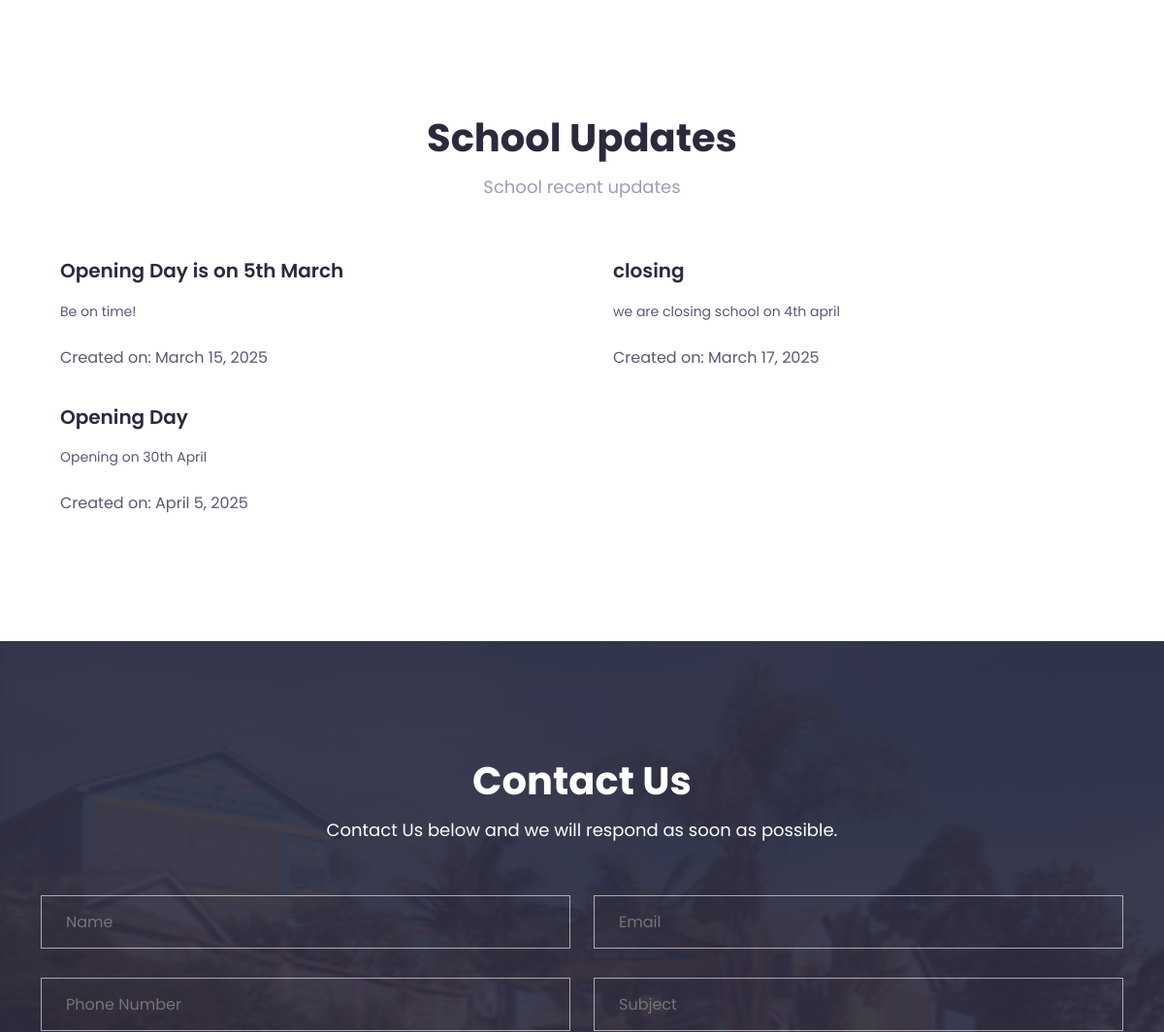
The app's page / (middle part), older data.
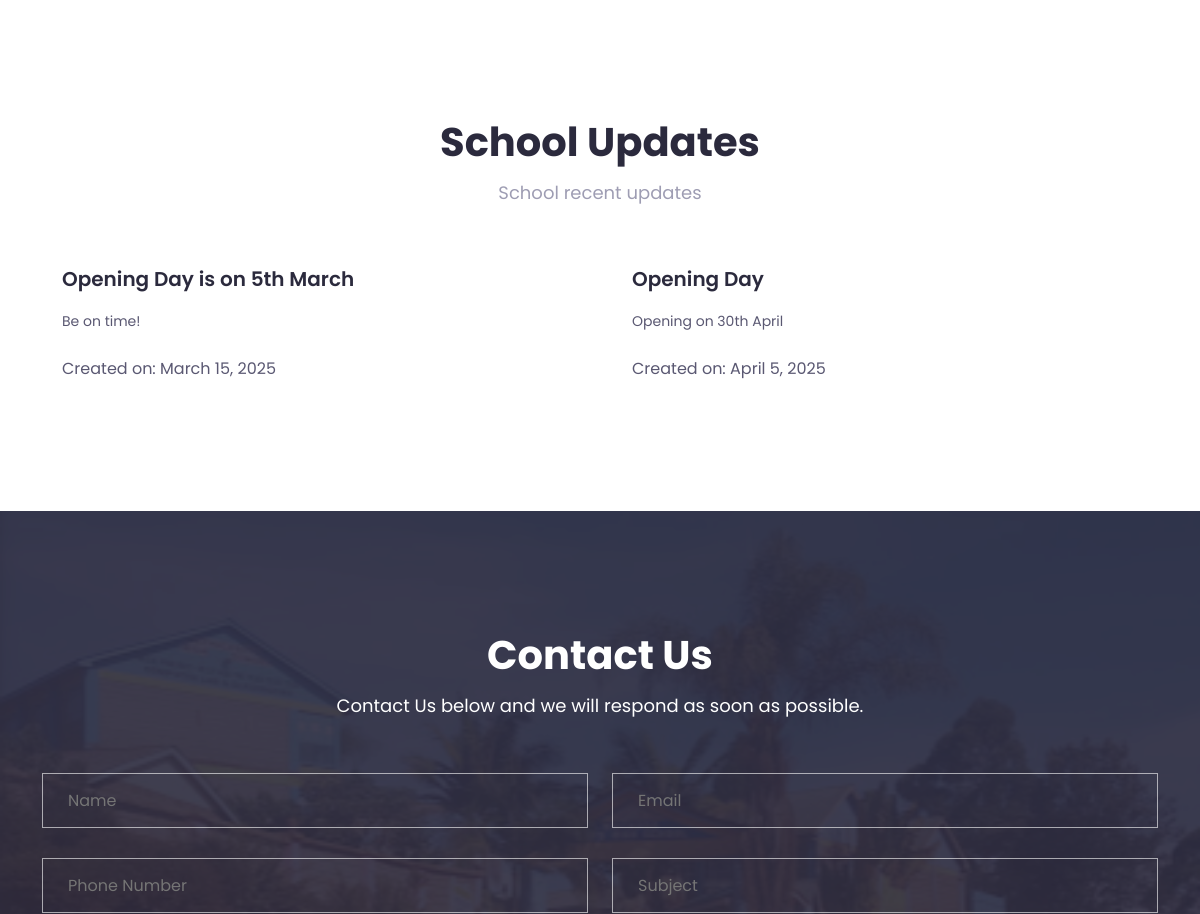
The same page, newer data.
### core/models.py (models this page shows, shortened)
class Notice(models.Model):
    name = models.CharField(max_length=50)
    description = models.CharField(max_length=150)
    importance = models.CharField(max_length=50, null=True )
    date = models.DateField(default=timezone.now)

### members/views.py (the view)
# urls.py: path('', views.index, name='index'),
def index(request):
    try:
        noticeb = Notice.objects.all()
    except Notice.DoesNotExist:
        noticeb = None
    context = {
        'noticeb': noticeb
    }
    return render(request, 'Land.html', context)

### members/templates/Land.html (shortened to what this page needs)
{% load static %}
<!doctype html>
<html class="no-js" lang="en">
<head>
    <link rel="stylesheet" href="{% static 'css/animate.css' %}">
    <link rel="stylesheet" href="{% static 'css/tiny-slider.css' %}">
    <link rel="stylesheet" href="{% static '/css/LineIcons.2.0.css' %}">
    <link rel="stylesheet" href="{% static 'css/bootstrap-5.0.0-beta1.min.css' %}">
    <link rel="stylesheet" href="{% static '/css/default.css' %}">
    <link rel="stylesheet" href="{% static 'css/style.css' %}">
</head>
<body>
    <section id="blog" class="blog_area pt-120 pb-130">
        <div class="container">
            <div class="row justify-content-center">
                <div class="col-lg-6">
                    <div class="section_title text-center pb-25">
                        <h4 class="title wow fadeInUp" data-wow-duration="1.3s" data-wow-delay="0.2s">School Updates</h4>
                        <p class="wow fadeInUp" data-wow-duration="1.3s" data-wow-delay="0.4s">
                            School recent updates
                        </p>
                    </div>
                </div>
            </div>
            <div class="row">
                {% if noticeb %}
                    {% for notice in noticeb %}
                    <div class="col-lg-6">
                        <div class="single_blog blog_2 d-sm-flex mt-30 wow fadeInUp" data-wow-duration="1.3s"
                            data-wow-delay="0.2s">
                            <div class="blog_content media-body">
                                <h3 class="blog_title"><a href="#0">{{ notice.name }}</a></h3>
                                <p> {{ notice.description }}</p>
                                <br>
                                <span> Created on: {{ notice.date }}</span>
                            </div>
                        </div>
                    </div>
                    {% endfor %}
                {% else %}
                <p>No new Updates</p>
                {% endif %}
            </div>
        </div>
    </section>
    <section id="contact" class="contact_area bg_cover pt-120 pb-130" style="background-image: url({% static 'media/img/Gate.png' %})">
        <div class="container">
            <div class="row justify-content-center">
                <div class="col-lg-6">
                    <div class="section_title section_title_2 text-center pb-25">
                        <h4 class="title wow fadeInUp" data-wow-duration="1.3s" data-wow-delay="0.2s">Contact Us</h4>
                        <p class="wow fadeInUp" data-wow-duration="1.3s" data-wow-delay="0.4s">Contact Us below and we will respond as soon as possible.</p>
                    </div>
                </div>
            </div>
            <form id="contact-form" action="assets/contact.php" method="post" class="wow fadeInUp"
                data-wow-duration="1.3s" data-wow-delay="0.4s">
                <div class="row">
                    <div class="col-lg-6">
                        <div class="single_form">
                            <input type="text" placeholder="Name" name="name" id="name" required>
                        </div>
                    </div>
                    <div class="col-lg-6">
                        <div class="single_form">
                            <input type="email" placeholder="Email" name="email" id="email" required>
                        </div>
                    </div>
                    <div class="col-lg-6">
                        <div class="single_form">
                            <input type="text" placeholder="Phone Number" name="number" id="number" required>
                        </div>
                    </div>
                    <div class="col-lg-6">
                        <div class="single_form">
                            <input type="text" placeholder="Subject" name="subject" id="subject" required>
                        </div>
                    </div>
                </div>
            </form>
        </div>
    </section>
</body>
</html>

Row changes from the older to the newer data that the page shows:
removed Notice: name "closing", description "we are closing school on 4th april", date "March 17, 2025"
